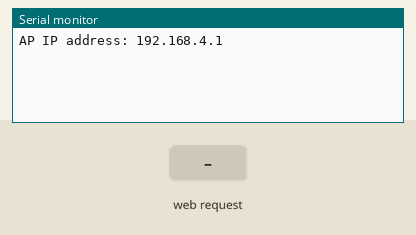
The sketch below on a simulated ESP8266 (NodeMCU). Shown: the last lines printed to the serial monitor. The inputs (shaded band) are chosen by the test bench.

Above: at 1.2 s.
1.3 s: HTTP request GET /?State=1 received
At 1.6 s:
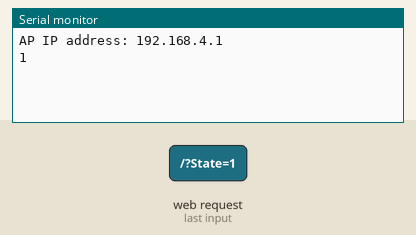
2.8 s: HTTP request GET /?State=0 received
At 4.0 s:
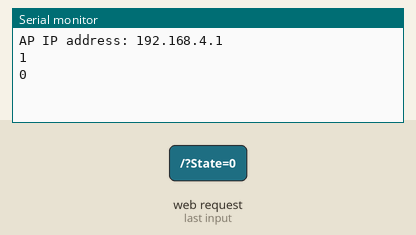

The sketch:

NodeMCU_Code.ino
```cpp
#include <SoftwareSerial.h>
#include <ESP8266WiFi.h>
#include <WiFiClient.h>
#include <ESP8266WebServer.h>


String command;


const char* ssid = "node"; // put WIFI SSID for creating AP
const char* pass = ""; // put WIFI password for creating AP
ESP8266WebServer server(80);

//int RX = 3;
//int TX = 1;
//SoftwareSerial softwareSerial(1,3);


void setup() {


  Serial.begin(115200);
  WiFi.mode(WIFI_AP);
  WiFi.softAP(ssid, pass);

  IPAddress myIP = WiFi.softAPIP();
  Serial.print("AP IP address: ");
  Serial.println(myIP);

 // Starting WEB-server
  server.on ( "/", HTTP_handleRoot );
  server.onNotFound ( HTTP_handleRoot );
  server.begin();

}

void loop() {

  server.handleClient();


      command = server.arg("State");

      //if(command=="F") Serial.write()('F');
      //else if (command =="B") Serial.write('B');
      //else if(command =="L") Serial.write('L');
      //else if(command =="R") Serial.write('R');
      //else if(command =="S") Serial.write('S');
      //Serial.println(command);


}

void HTTP_handleRoot(void) {

if( server.hasArg("State") ){

      command = server.arg("State");
      Serial.println(server.arg("State"));


  }
  server.send ( 200, "text/html", "The BOT" );
  delay(1);
}
```

Measured:
- after the input at 1.3 s, the serial monitor: prints a new line at once (image 1)
- after the input at 2.8 s, the serial monitor: prints a new line at once (image 2)
